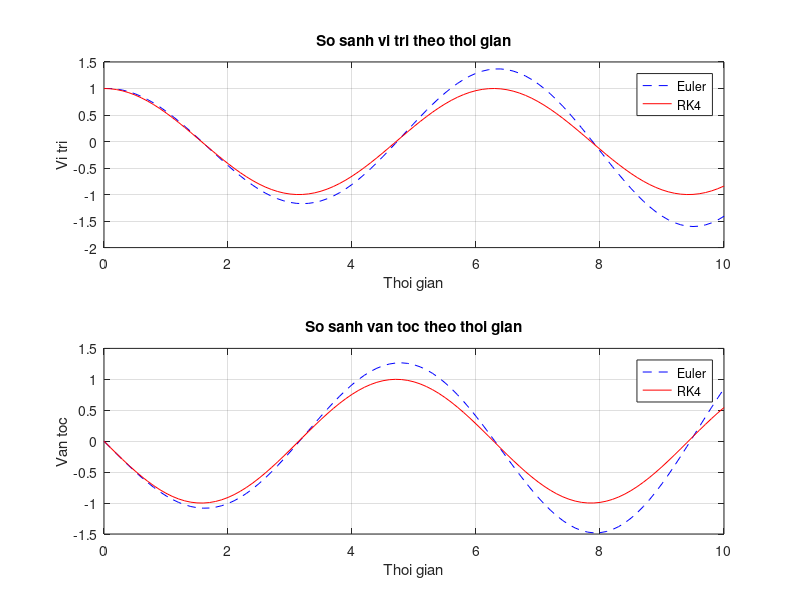

This figure's MATLAB source:
function harmonic_oscillator
    % Cac thong so
    k = 1;      % He so lo xo
    t0 = 0;     % Thoi diem ban dau
    tend = 10;  % Thoi diem ket thuc
    h = 0.1;    % Buoc nhay
    x0 = 1;     % Vi tri ban dau
    v0 = 0;     % Van toc ban dau
    
    % Tao mang thoi gian
    t = t0:h:tend;
    n = length(t);
    
    % Khoi tao ket qua
    x_euler = zeros(1, n);
    v_euler = zeros(1, n);
    x_rk4 = zeros(1, n);
    v_rk4 = zeros(1, n);
    
    % Gia tri ban dau
    x_euler(1) = x0;
    v_euler(1) = v0;
    x_rk4(1) = x0;
    v_rk4(1) = v0;
    
    % Tinh toan
    for i = 1:n-1
        %Euler
        x_euler(i+1) = x_euler(i) + h * v_euler(i);
        v_euler(i+1) = v_euler(i) - h * k * x_euler(i);
        
        % RK4
        k1x = v_rk4(i);
        k1v = -k*x_rk4(i);
        
        k2x = v_rk4(i) + h*k1v/2;
        k2v = -k*(x_rk4(i) + h*k1x/2);
        
        k3x = v_rk4(i) + h*k2v/2;
        k3v = -k*(x_rk4(i) + h*k2x/2);
        
        k4x = v_rk4(i) + h*k3v;
        k4v = -k*(x_rk4(i) + h*k3x);
        
        x_rk4(i+1) = x_rk4(i) + h * (k1x + 2*k2x + 2*k3x + k4x)/6;
        v_rk4(i+1) = v_rk4(i) + h * (k1v + 2*k2v + 2*k3v + k4v)/6;
    end
    
    % Plot
    subplot(2, 1, 1);
    plot(t, x_euler, 'b--', t, x_rk4, 'r-');
    legend('Euler', 'RK4');
    xlabel('Thoi gian');
    ylabel('Vi tri');
    title('So sanh vi tri theo thoi gian');
    grid on
    
    subplot(2, 1, 2);
    plot(t, v_euler, 'b--', t, v_rk4, 'r-');
    legend('Euler', 'RK4');
    xlabel('Thoi gian');
    ylabel('Van toc');
    title('So sanh van toc theo thoi gian');
    grid on
end